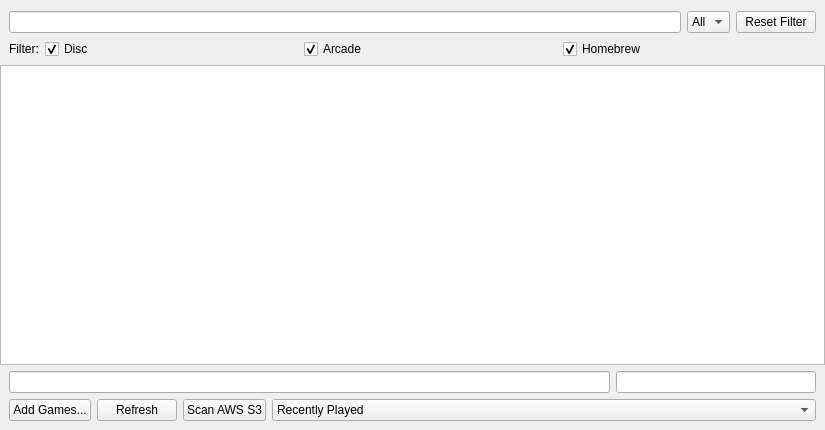
<?xml version="1.0" encoding="UTF-8"?>
<ui version="4.0">
 <class>QBootablesView</class>
 <widget class="QWidget" name="QBootablesView">
  <property name="geometry">
   <rect>
    <x>0</x>
    <y>0</y>
    <width>825</width>
    <height>430</height>
   </rect>
  </property>
  <property name="minimumSize">
   <size>
    <width>825</width>
    <height>430</height>
   </size>
  </property>
  <property name="sizeIncrement">
   <size>
    <width>810</width>
    <height>0</height>
   </size>
  </property>
  <property name="baseSize">
   <size>
    <width>810</width>
    <height>430</height>
   </size>
  </property>
  <property name="windowTitle">
   <string>Bootable Selection Dialog</string>
  </property>
  <layout class="QVBoxLayout" name="verticalLayout_3">
   <property name="leftMargin">
    <number>0</number>
   </property>
   <property name="rightMargin">
    <number>0</number>
   </property>
   <property name="bottomMargin">
    <number>0</number>
   </property>
   <item>
    <layout class="QHBoxLayout" name="horizontalLayout_3">
     <property name="leftMargin">
      <number>9</number>
     </property>
     <property name="rightMargin">
      <number>9</number>
     </property>
     <item>
      <widget class="QLineEdit" name="filterLineEdit"/>
     </item>
     <item>
      <widget class="QComboBox" name="stateFilterComboBox">
       <item>
        <property name="text">
         <string>All</string>
        </property>
       </item>
      </widget>
     </item>
     <item>
      <widget class="QPushButton" name="reset_filter_button">
       <property name="text">
        <string>Reset Filter</string>
       </property>
      </widget>
     </item>
    </layout>
   </item>
   <item>
    <layout class="QHBoxLayout" name="horizontalLayout_4">
     <property name="leftMargin">
      <number>9</number>
     </property>
     <property name="rightMargin">
      <number>9</number>
     </property>
     <item>
      <widget class="QLabel" name="label">
       <property name="sizePolicy">
        <sizepolicy hsizetype="Fixed" vsizetype="Preferred">
         <horstretch>0</horstretch>
         <verstretch>0</verstretch>
        </sizepolicy>
       </property>
       <property name="text">
        <string>Filter:</string>
       </property>
      </widget>
     </item>
     <item>
      <widget class="QCheckBox" name="checkBox_ps2">
       <property name="text">
        <string>Disc</string>
       </property>
       <property name="checked">
        <bool>true</bool>
       </property>
      </widget>
     </item>
     <item>
      <widget class="QCheckBox" name="checkBox_ps2_arcade">
       <property name="text">
        <string>Arcade</string>
       </property>
       <property name="checked">
        <bool>true</bool>
       </property>
      </widget>
     </item>
     <item>
      <widget class="QCheckBox" name="checkBox_ps2_elf">
       <property name="text">
        <string>Homebrew</string>
       </property>
       <property name="checked">
        <bool>true</bool>
       </property>
      </widget>
     </item>
    </layout>
   </item>
   <item>
    <widget class="QListView" name="listView">
     <property name="sizePolicy">
      <sizepolicy hsizetype="Preferred" vsizetype="Expanding">
       <horstretch>0</horstretch>
       <verstretch>0</verstretch>
      </sizepolicy>
     </property>
     <property name="movement">
      <enum>QListView::Movement::Free</enum>
     </property>
     <property name="resizeMode">
      <enum>QListView::ResizeMode::Adjust</enum>
     </property>
     <property name="viewMode">
      <enum>QListView::ViewMode::IconMode</enum>
     </property>
     <property name="uniformItemSizes">
      <bool>true</bool>
     </property>
    </widget>
   </item>
   <item>
    <layout class="QHBoxLayout" name="horizontalLayout_2">
     <property name="leftMargin">
      <number>9</number>
     </property>
     <property name="rightMargin">
      <number>9</number>
     </property>
     <item>
      <widget class="QLineEdit" name="pathLineEdit">
       <property name="sizePolicy">
        <sizepolicy hsizetype="Expanding" vsizetype="Fixed">
         <horstretch>15</horstretch>
         <verstretch>0</verstretch>
        </sizepolicy>
       </property>
       <property name="readOnly">
        <bool>true</bool>
       </property>
      </widget>
     </item>
     <item>
      <widget class="QLineEdit" name="serialLineEdit">
       <property name="sizePolicy">
        <sizepolicy hsizetype="Expanding" vsizetype="Fixed">
         <horstretch>5</horstretch>
         <verstretch>0</verstretch>
        </sizepolicy>
       </property>
       <property name="readOnly">
        <bool>true</bool>
       </property>
      </widget>
     </item>
    </layout>
   </item>
   <item>
    <layout class="QHBoxLayout" name="horizontalLayout">
     <property name="leftMargin">
      <number>9</number>
     </property>
     <property name="topMargin">
      <number>0</number>
     </property>
     <property name="rightMargin">
      <number>9</number>
     </property>
     <property name="bottomMargin">
      <number>9</number>
     </property>
     <item>
      <widget class="QPushButton" name="add_games_button">
       <property name="sizePolicy">
        <sizepolicy hsizetype="Maximum" vsizetype="Fixed">
         <horstretch>0</horstretch>
         <verstretch>0</verstretch>
        </sizepolicy>
       </property>
       <property name="text">
        <string>Add Games...</string>
       </property>
       <property name="autoDefault">
        <bool>false</bool>
       </property>
      </widget>
     </item>
     <item>
      <widget class="QPushButton" name="refresh_button">
       <property name="sizePolicy">
        <sizepolicy hsizetype="Maximum" vsizetype="Fixed">
         <horstretch>0</horstretch>
         <verstretch>0</verstretch>
        </sizepolicy>
       </property>
       <property name="text">
        <string>Refresh</string>
       </property>
       <property name="autoDefault">
        <bool>false</bool>
       </property>
      </widget>
     </item>
     <item>
      <widget class="QPushButton" name="awsS3Button">
       <property name="sizePolicy">
        <sizepolicy hsizetype="Maximum" vsizetype="Fixed">
         <horstretch>0</horstretch>
         <verstretch>0</verstretch>
        </sizepolicy>
       </property>
       <property name="visible">
        <bool>false</bool>
       </property>
       <property name="text">
        <string>Scan AWS S3</string>
       </property>
       <property name="autoDefault">
        <bool>false</bool>
       </property>
      </widget>
     </item>
     <item>
      <widget class="QComboBox" name="comboBox">
       <property name="sizePolicy">
        <sizepolicy hsizetype="Preferred" vsizetype="Fixed">
         <horstretch>0</horstretch>
         <verstretch>0</verstretch>
        </sizepolicy>
       </property>
       <item>
        <property name="text">
         <string>Recently Played</string>
        </property>
       </item>
       <item>
        <property name="text">
         <string>Homebrew</string>
        </property>
       </item>
       <item>
        <property name="text">
         <string>Unsorted</string>
        </property>
       </item>
       <item>
        <property name="text">
         <string>Arcade Machines</string>
        </property>
       </item>
      </widget>
     </item>
    </layout>
   </item>
  </layout>
 </widget>
 <resources/>
 <connections/>
</ui>
